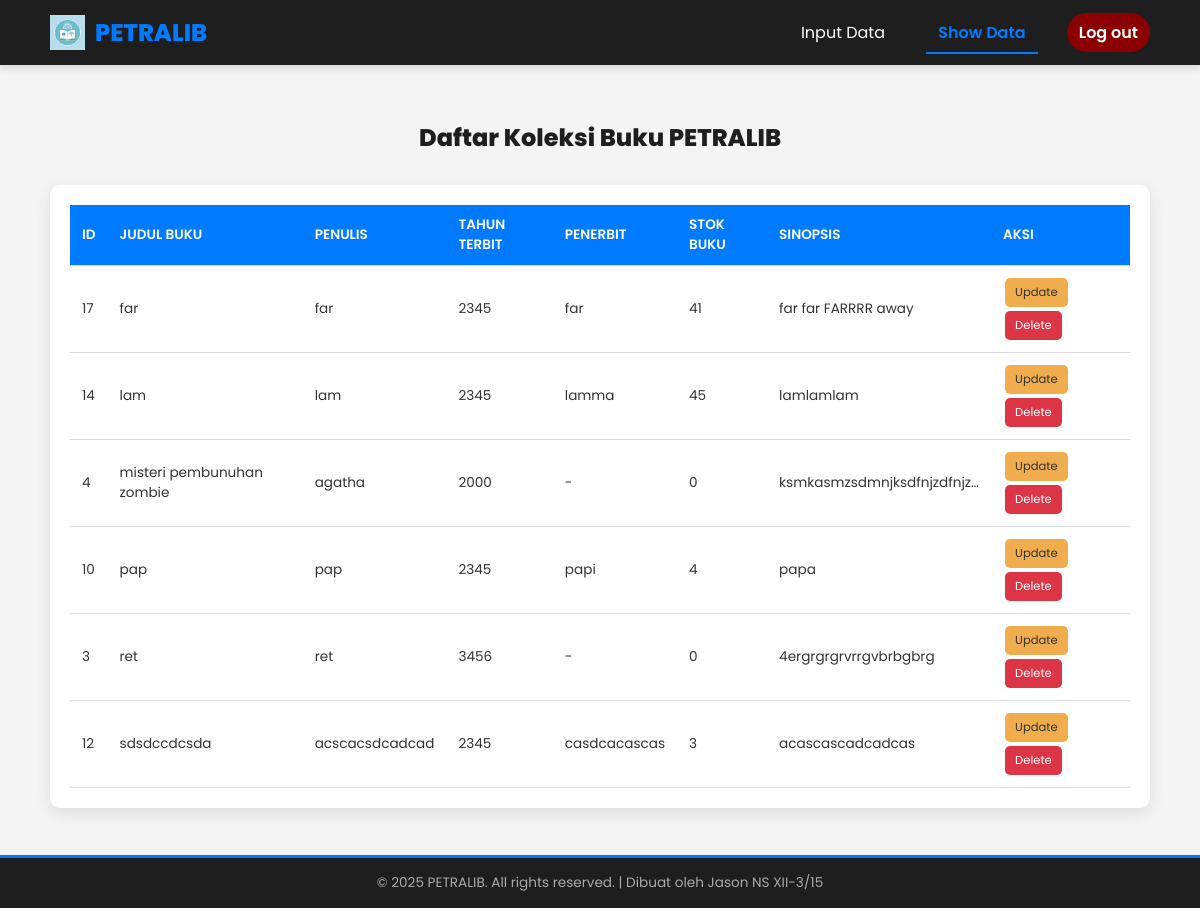
The app's page /show_data.php (signed in) with its own data.
### tables this page shows
CREATE TABLE `buku` (
  `id_buku` int NOT NULL,
  `judul` varchar(255) NOT NULL,
  `penulis` varchar(150) NOT NULL,
  `tahun_terbit` int DEFAULT NULL,
  `sinopsis` text,
  `penerbit` varchar(100) DEFAULT NULL,
  `stok_buku` int NOT NULL
);

### show_data.php (the view, shortened to what this page needs)
<?php
include 'koneksi.php';
$query = "SELECT * FROM buku ORDER BY judul ASC";
$result = mysqli_query($koneksi, $query);
?>
<!DOCTYPE html>
<html lang="id">
<head>
</head>
<body>
    <div class="header">
        <div class="logo">
        <img src="favicon.png" alt="Logo Website"> PETRALIB
        </div>
        <div class="nav">
            <a href="input_data.php">Input Data</a>
            <a href="show_data.php" class="active">Show Data</a>
            <a href="logout.php" class="login-btn">Log out</a>
        </div>
    </div>
    <div class="content-wrapper">
        <h2>Daftar Koleksi Buku PETRALIB</h2>
        <div class="data-table-container">
            <?php if (mysqli_num_rows($result) > 0): ?>
                <table class="data-table">
                    <thead>
                        <tr>
                            <th>ID</th>
                            <th>Judul Buku</th>
                            <th>Penulis</th>
                            <th>Tahun Terbit</th>
                            <th>Penerbit</th>
                            <th>Stok Buku</th>
                            <th>Sinopsis</th>
                            <th>Aksi</th>
                        </tr>
                    </thead>
                    <tbody>
                        <?php while ($row = mysqli_fetch_assoc($result)): ?>
                        <tr>
                            <td><?= htmlspecialchars($row['id_buku']) ?></td>
                            <td><?= htmlspecialchars($row['judul']) ?></td>
                            <td><?= htmlspecialchars($row['penulis']) ?></td>
                            <td><?= htmlspecialchars($row['tahun_terbit'] ?? '-') ?></td>
                            <td><?= htmlspecialchars($row['penerbit'] ?? '-') ?></td>
                            <td><?= htmlspecialchars($row['stok_buku'] ?? '0') ?></td>
                            <td class="sinopsis-cell" title="<?= htmlspecialchars($row['sinopsis']) ?>">
                                <?= htmlspecialchars($row['sinopsis']) ?>
                            </td>
                            <td>
                                <a href="update.php?id_buku=<?= $row['id_buku'] ?>" class="action-btn update">Update</a>
                                <a href="delete.php?id_buku=<?= $row['id_buku'] ?>" class="action-btn delete" onclick="return confirm('Apakah Anda yakin ingin menghapus buku <?= htmlspecialchars($row['judul']) ?>?')">Delete</a>
                            </td>
                        </tr>
                        <?php endwhile; ?>
                    </tbody>
                </table>
            <?php else: ?>
                <p style="text-align: center; padding: 20px;">Belum ada data buku yang tersedia. Silakan input data buku baru.</p>
            <?php endif; ?>
        </div>
    </div>
    <div class="footer-credit">
        &copy; <?= date('Y') ?> PETRALIB. All rights reserved. | Dibuat oleh Jason NS XII-3/15
    </div>
</body>
</html>

### show_data.php (style rules this page uses)
:root { --primary-color: #007bff; --dark-bg: #1e1e1e; --light-text: #ffffff; --header-bg: #1e1e1e; }
body { font-family: 'Poppins', sans-serif; margin: 0; padding: 0; background-color: #f4f4f4; color: #333; display: flex; flex-direction: column; min-height: 100vh; padding-bottom: 50px; }
.header { background-color: var(--header-bg); color: var(--light-text); display: flex; justify-content: space-between; align-items: center; padding: 15px 50px; box-shadow: 0 4px 6px rgba(0, 0, 0, 0.1); width: 100%; box-sizing: border-box; position: fixed; top: 0; z-index: 1000; }
.nav a { text-decoration: none; color: var(--light-text); margin-left: 25px; padding: 8px 12px; transition: color 0.3s, border-bottom 0.3s; }
.nav a.active { color: var(--primary-color); border-bottom: 2px solid var(--primary-color); font-weight: 600; }
.login-btn { background-color: darkred; color: white !important; padding: 10px 20px; border-radius: 25px; text-decoration: none; font-weight: 600; }
.content-wrapper { padding: 100px 50px 50px 50px; flex-grow: 1; }
.content-wrapper h2 { font-weight: 800; color: var(--dark-bg); margin-bottom: 30px; text-align: center; }
.data-table-container { max-width: 100%; margin: 0 auto; background-color: #fff; padding: 20px; border-radius: 10px; box-shadow: 0 5px 15px rgba(0, 0, 0, 0.1); overflow-x: auto; }
.data-table { width: 100%; border-collapse: collapse; font-size: 0.85em; text-align: left; min-width: 900px; }
.data-table th, .data-table td { padding: 10px 12px; border-bottom: 1px solid #ddd; }
.data-table th { background-color: var(--primary-color); color: var(--light-text); font-weight: 600; text-transform: uppercase; }
.sinopsis-cell { max-width: 200px; white-space: nowrap; overflow: hidden; text-overflow: ellipsis; }
.action-btn { padding: 6px 10px; text-decoration: none; border-radius: 5px; font-size: 0.85em; margin: 2px; display: inline-block; transition: opacity 0.3s; }
.update { background-color: #f0ad4e; color: #333; }
.delete { background-color: #dc3545; color: white; }
.footer-credit { text-align: center; padding: 15px 0; background-color: var(--dark-bg); color: #aaa; font-size: 0.85em; border-top: 3px solid var(--primary-color); width: 100%; position: fixed; bottom: 0; box-sizing: border-box; }
.logo { font-size: 24px; font-weight: 800; color: var(--primary-color); Display: flex; }
.logo img { height: 35px; width: auto; display: block; margin-right: 10px; }

### records on screen
buku: id_buku "17", judul "far", penulis "far", tahun_terbit "2345", penerbit "far", stok_buku "41", sinopsis "far far FARRRR away"
buku: id_buku "14", judul "lam", penulis "lam", tahun_terbit "2345", penerbit "lamma", stok_buku "45", sinopsis "lamlamlam"
buku: id_buku "4", judul "misteri pembunuhan zombie", penulis "agatha", tahun_terbit "2000", penerbit "-", stok_buku "0", sinopsis "ksmkasmzsdmnjksdfnjzdfnjz…"
buku: id_buku "10", judul "pap", penulis "pap", tahun_terbit "2345", penerbit "papi", stok_buku "4", sinopsis "papa"
buku: id_buku "3", judul "ret", penulis "ret", tahun_terbit "3456", penerbit "-", stok_buku "0", sinopsis "4ergrgrgrvrrgvbrbgbrg"
buku: id_buku "12", judul "sdsdccdcsda", penulis "acscacsdcadcad", tahun_terbit "2345", penerbit "casdcacascas", stok_buku "3", sinopsis "acascascadcadcas"
